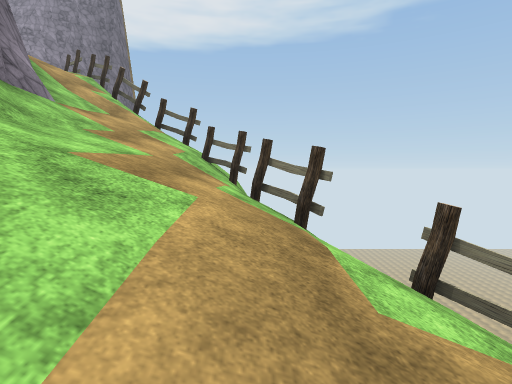
View 1 (above)

16 first-person views from a walk through a scene from a Unity 3-D project. The camera is 1.3 m above the floor, tilts 4° down and sees 80° across. The floor is counted in squares, 2 m on a side. Each view is taken from the middle of a square. On the plan, view 1 faces up. The plan holds only what a view shows up to about 10 squares ahead; the rest is blank. The place goes on beyond the plan. The player character is not drawn. Some surface patterns are stand-ins.

View 2
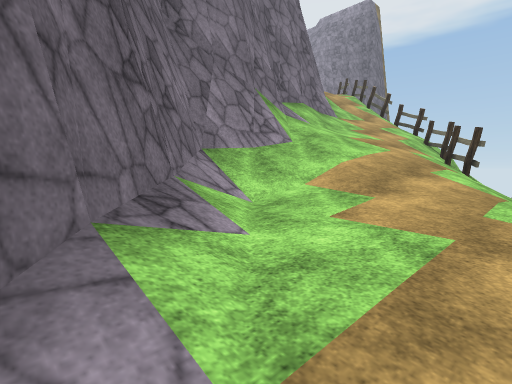

View 3
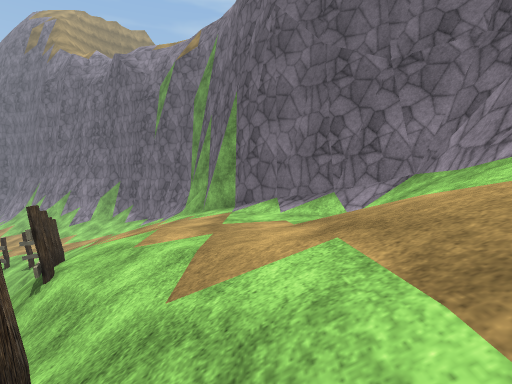

View 4
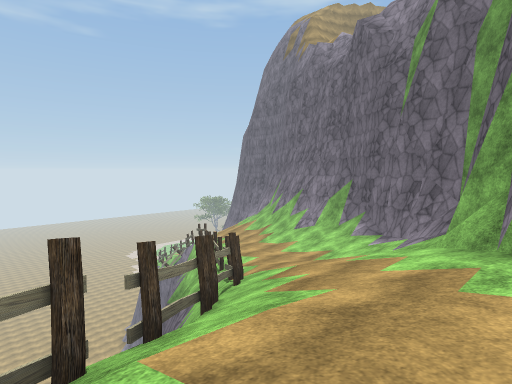

View 5
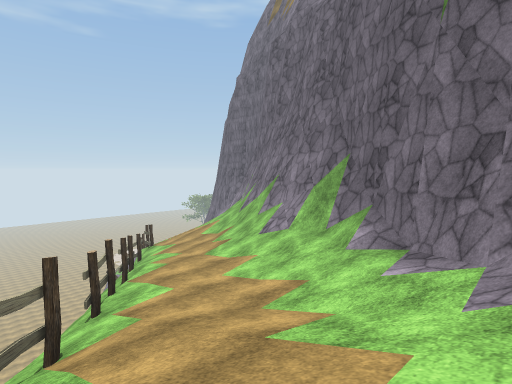

View 6
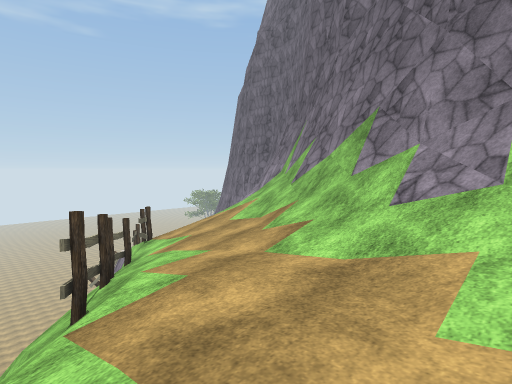

View 7
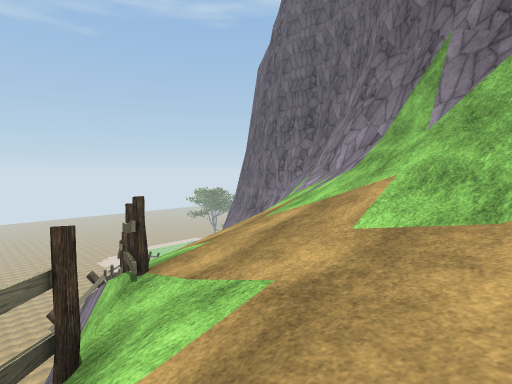

View 8
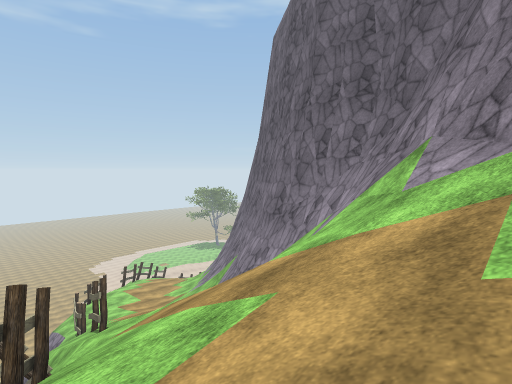

View 9
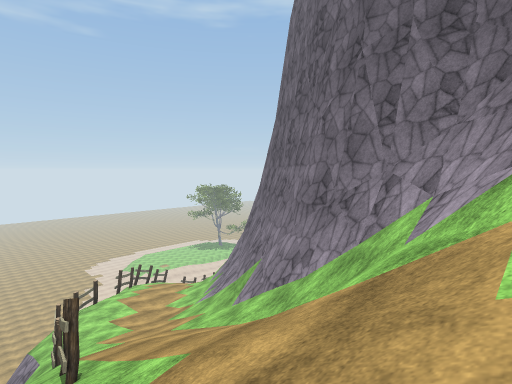

View 10
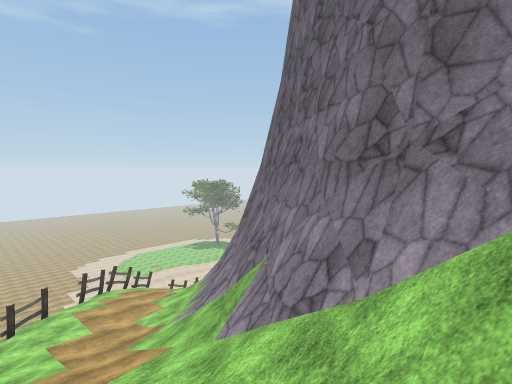

View 11
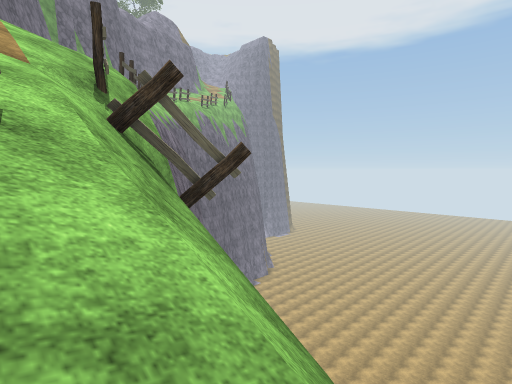

View 12
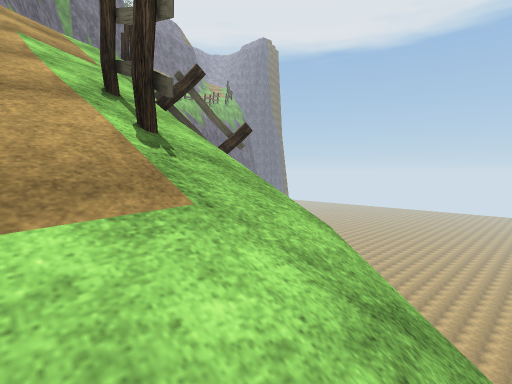

View 13
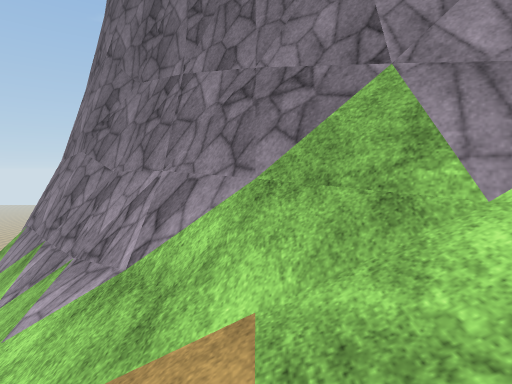

View 14
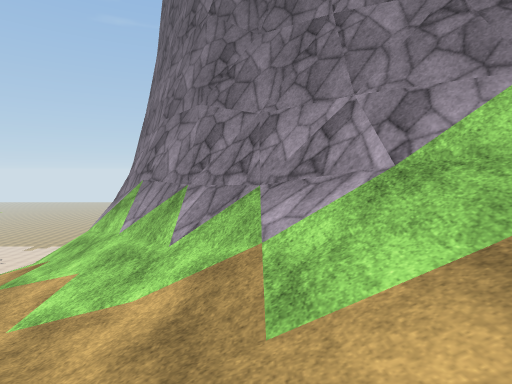

View 15
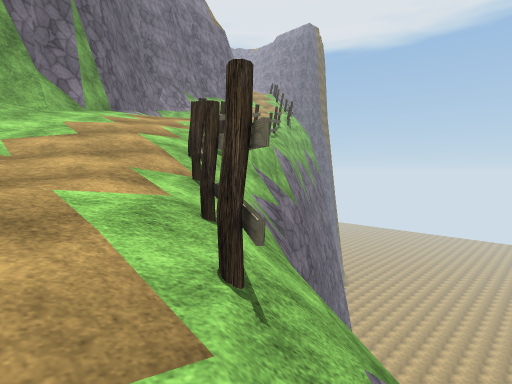

View 16
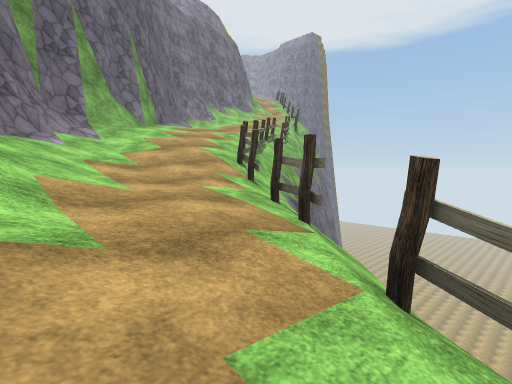

### Floor plan
Key: @ floor where view 1 was taken; # wall or solid block; / step, stairs or slope; = window, fence, low wall or low ledge; v drop or lower ground; F fence; O other object.
Columns run from 5 left of view 1 to 27 right of it. Each row starts with its distance up from view 1.
 11 F
 10 FF
  9 //F
  8 ///Fv
  7  ///Fv
  6 ##///F
  5  #///F
  4  #////F
  3  #/////F
  2  ##////F
  1   #=////v
  0   ##/@///vv
 -1   v#/////Fv
 -2    ##/////Fv
 -3    v##////Fvv
 -4     v##////Fvv
 -5       ##////Fvvv
 -6       v##///////
 -7       v##//////Fvv
 -8         #=///////Fvvv
 -9         ###////////Fv
-10         v ##////////Fvvvv#
-11            ####////////FvFv
-12           vvv#####//////FF=vvv
-13              vv ###///////FF//Fvv
-14               vv  ##////////////O
-15                    ###=//////////
-16                      ###/////////
-17                       ######/////
-18                            ###///
-19                              ##//
-20                               ###

Positions as (right, up) in squares from view 1, and headings:
1: (0, 0), facing up
2: (2, -4), facing up-left
3: (1, 3), facing down
4: (2, -1), facing down-right
5: (4, -5), facing down-right
6: (8, -7), facing down-right
7: (12, -9), facing down-right
8: (15, -11), facing down-right
9: (17, -12), facing down-right
10: (19, -14), facing down-right
11: (23, -13), facing up-left
12: (24, -14), facing up-left
13: (23, -15), facing down
14: (25, -15), facing down
15: (11, -8), facing up-left
16: (12, -10), facing up-left
